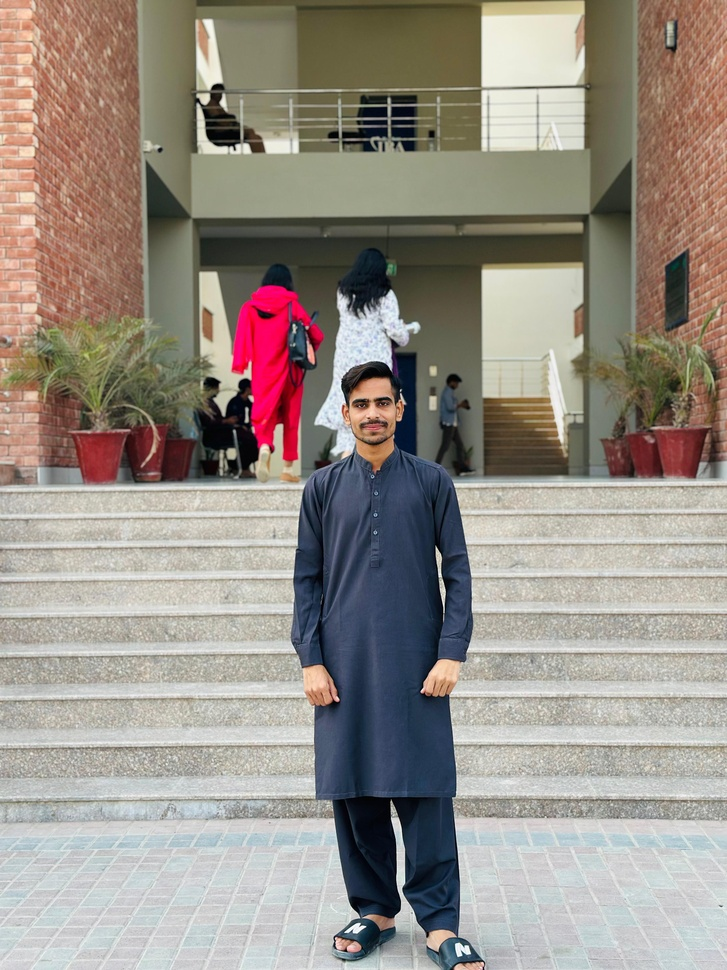
#> input picture Dataset/ME/IMG-20251106-WA0017.jpg, 727 x 970 px, shrunk from 3024 x 4032 before the run, given as the content of the folder dataset/NOT_ME, which was not available
$ python train_model.py
#> lines starting #> are read from the running program, lines starting #| are printed output that depends on the picture; pictures that were not available may be replaced by others from this repository, and a replacement may not be noted
#> in load_dataset, img is the input picture: shape (970, 727, 3); mean B, G, R 134.8, 143.2, 151
# train_knn.py
import cv2
import numpy as np
import os
from sklearn.model_selection import train_test_split, GridSearchCV
from sklearn.neighbors import KNeighborsClassifier
from sklearn.metrics import accuracy_score, classification_report
from sklearn.preprocessing import StandardScaler
from skimage.feature import hog, local_binary_pattern
import pickle

face_cascade = cv2.CascadeClassifier(
    cv2.data.haarcascades + 'haarcascade_frontalface_default.xml'
)
IMG_SIZE = (64, 64)

def detect_face(img):
    gray  = cv2.cvtColor(img, cv2.COLOR_BGR2GRAY)
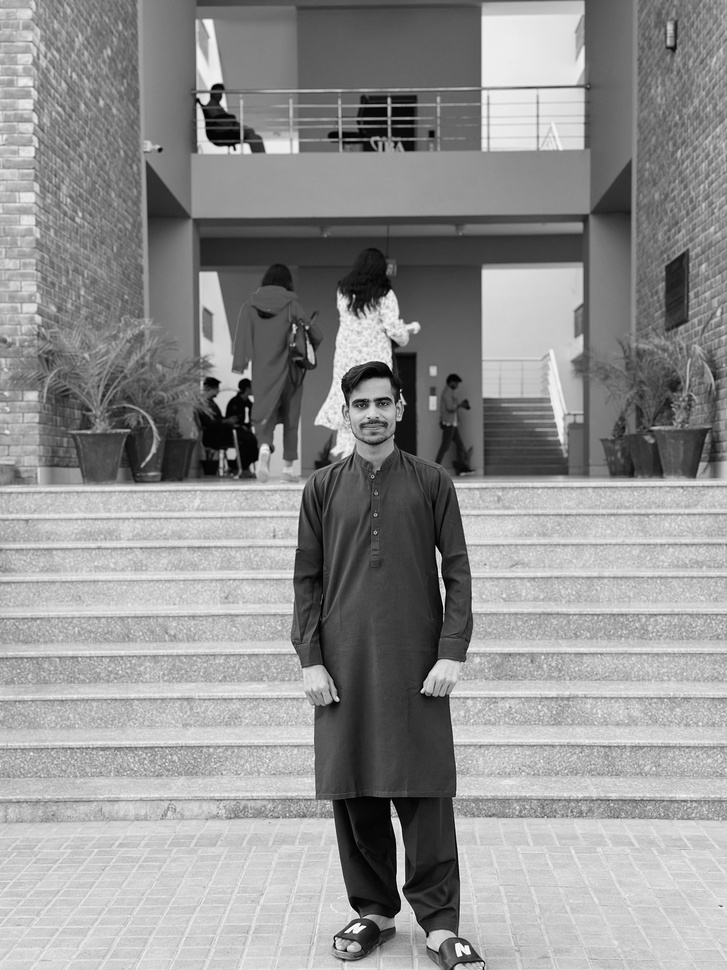
#> gray: shape (970, 727); min 0, max 254, mean 144.6
    faces = face_cascade.detectMultiScale(
        gray, scaleFactor=1.05, minNeighbors=3, minSize=(20, 20)
    )
#> faces = [[61, 398, 27, 27], [338, 377, 70, 70], [451, 488, 74, 74], [281, 308, 200, 200]]
    if len(faces) == 0:
        return None
    x, y, w, h = max(faces, key=lambda f: f[2] * f[3])
#> x = 281; y = 308; w = 200; h = 200
    return img[y:y+h, x:x+w]
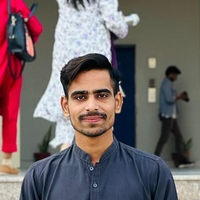
#> returned value: shape (200, 200, 3); mean of channels 0, 1, 2 102.4, 100.5, 112.8; drawn as B, G, R

def extract_features(img):
    img  = cv2.resize(img, IMG_SIZE)
    gray = cv2.cvtColor(img, cv2.COLOR_BGR2GRAY)

    hog_feat = hog(
        gray, orientations=9,
        pixels_per_cell=(8, 8),
        cells_per_block=(2, 2),
        visualize=False
    )

    lbp = local_binary_pattern(gray, P=8, R=1, method='uniform')
    lbp_hist, _ = np.histogram(lbp.ravel(), bins=np.arange(0, 11), range=(0, 10))
    lbp_hist = lbp_hist.astype(float)
    lbp_hist /= (lbp_hist.sum() + 1e-6)

    return np.concatenate([hog_feat, lbp_hist])

def augment(img):
    h, w = img.shape[:2]
#> h = 200; w = 200
    M_l  = cv2.getRotationMatrix2D((w//2, h//2),  10, 1.0)
#> M_l = [[0.985, 0.174, -15.85], [-0.174, 0.985, 18.88]]
    M_r  = cv2.getRotationMatrix2D((w//2, h//2), -10, 1.0)
#> M_r = [[0.985, -0.174, 18.88], [0.174, 0.985, -15.85]]
    return [
        img,
        cv2.flip(img, 1),
        cv2.convertScaleAbs(img, alpha=1.2, beta=20),
        cv2.convertScaleAbs(img, alpha=0.8, beta=-20),
        cv2.warpAffine(img, M_l, (w, h)),
        cv2.warpAffine(img, M_r, (w, h)),
    ]

def load_dataset(data_dir):
    X, y = [], []
    for label, folder in enumerate(['NOT_ME', 'ME']):
        path  = os.path.join(data_dir, folder)
        count = 0
        print(f"Loading {folder}...")
        for f in os.listdir(path):
            img  = cv2.imread(os.path.join(path, f))
            if img is None: continue
            face = detect_face(img)
            if face is None: continue
            for v in augment(face):
                X.append(extract_features(v))
                y.append(label)
                count += 1
#> this loop made 6 passes
#> pass 1, in extract_features, `img  = cv2.resize(img, IMG_SIZE)`:
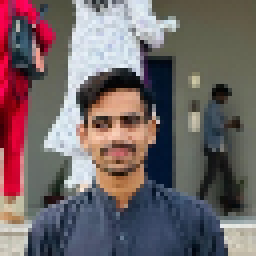
#> img: shape (64, 64, 3) (shown 4 times larger); mean of channels 0, 1, 2 102.3, 100.4, 112.8; drawn as B, G, R
#> pass 1, in extract_features, `gray = cv2.cvtColor(img, cv2.COLOR_BGR2GRAY)`:
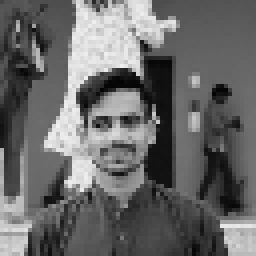
#> gray: shape (64, 64) (shown 4 times larger); min 4, max 240, mean 104.3
#> pass 1, in extract_features, `lbp = local_binary_pattern(gray, P=8, R=1, method='uniform')`:
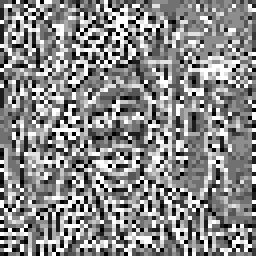
#> lbp: shape (64, 64) float64 (shown 4 times larger); min 0, max 9, mean 4.83; drawn with min black and max white
#> pass 2, in extract_features (call 2), `img  = cv2.resize(img, IMG_SIZE)`:
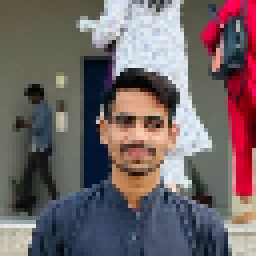
#> img: shape (64, 64, 3) (shown 4 times larger); mean of channels 0, 1, 2 102.3, 100.4, 112.8; drawn as B, G, R
#> after the loop, X = 6 items; count = 6; y = [0, 0, 0, 0, 0, 0]
        print(f"  {count} images loaded")
#|   6 images loaded
    return np.array(X), np.array(y)

# ── Load ──
print("=" * 40)
print("  kNN MODEL")
print("=" * 40)
X, y = load_dataset('dataset')

# ── Split ──
X_train, X_test, y_train, y_test = train_test_split(
    X, y, test_size=0.2, random_state=42, stratify=y
)

# ── Scale ──
scaler  = StandardScaler()
X_train = scaler.fit_transform(X_train)
X_test  = scaler.transform(X_test)

# ── Fine-tune ──
print("\nFine-tuning...")
params = {
    'n_neighbors': [3, 5, 7, 9, 11],
    'weights':     ['uniform', 'distance'],
    'metric':      ['euclidean', 'manhattan', 'minkowski']
}
grid = GridSearchCV(
    KNeighborsClassifier(),
    params,
    cv=5,
    scoring='accuracy',
    verbose=1
)
grid.fit(X_train, y_train)

print(f"\nBest settings : {grid.best_params_}")
model = grid.best_estimator_

# ── Evaluate ──
y_pred = model.predict(X_test)
print("\n-- Results --")
print(f"Accuracy     : {accuracy_score(y_test, y_pred)*100:.2f}%")
print(f"K value used : {model.n_neighbors}")
print(classification_report(
    y_test, y_pred,
    target_names=['NOT ME', 'Brad Pitt']
))

# ── Save ──
with open('model.pkl',  'wb') as f: pickle.dump(model,  f)
with open('scaler.pkl', 'wb') as f: pickle.dump(scaler, f)
print("Saved model.pkl and scaler.pkl")
